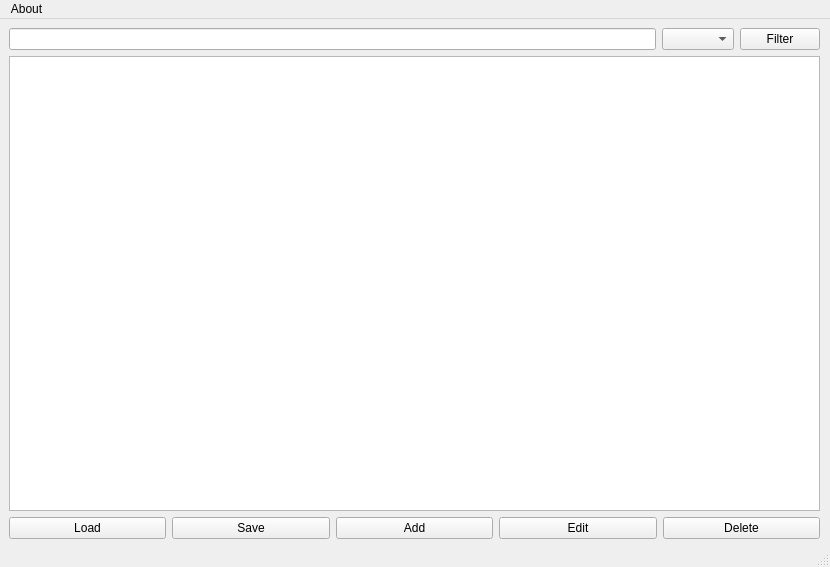
<?xml version="1.0" encoding="UTF-8"?>
<ui version="4.0">
 <class>MainWindow</class>
 <widget class="QMainWindow" name="MainWindow">
  <property name="geometry">
   <rect>
    <x>0</x>
    <y>0</y>
    <width>830</width>
    <height>567</height>
   </rect>
  </property>
  <property name="windowTitle">
   <string>MainWindow</string>
  </property>
  <widget class="QWidget" name="centralwidget">
   <widget class="QWidget" name="">
    <property name="geometry">
     <rect>
      <x>9</x>
      <y>9</y>
      <width>811</width>
      <height>511</height>
     </rect>
    </property>
    <layout class="QVBoxLayout" name="verticalLayout_3">
     <item>
      <layout class="QHBoxLayout" name="horizontalLayout_3">
       <item>
        <widget class="QLineEdit" name="txbFieldValue"/>
       </item>
       <item>
        <widget class="QComboBox" name="cmbFields"/>
       </item>
       <item>
        <widget class="QPushButton" name="btnFind">
         <property name="text">
          <string>Filter</string>
         </property>
        </widget>
       </item>
      </layout>
     </item>
     <item>
      <layout class="QVBoxLayout" name="verticalLayout_2">
       <item>
        <widget class="QTableView" name="tvData">
         <property name="editTriggers">
          <set>QAbstractItemView::AnyKeyPressed|QAbstractItemView::DoubleClicked|QAbstractItemView::EditKeyPressed</set>
         </property>
         <property name="dragEnabled">
          <bool>true</bool>
         </property>
        </widget>
       </item>
      </layout>
     </item>
     <item>
      <layout class="QHBoxLayout" name="horizontalLayout_2">
       <item>
        <widget class="QPushButton" name="btnLoad">
         <property name="text">
          <string>Load</string>
         </property>
        </widget>
       </item>
       <item>
        <widget class="QPushButton" name="btnSave">
         <property name="text">
          <string>Save</string>
         </property>
        </widget>
       </item>
       <item>
        <widget class="QPushButton" name="btnAdd">
         <property name="text">
          <string>Add</string>
         </property>
        </widget>
       </item>
       <item>
        <widget class="QPushButton" name="btnEdit">
         <property name="text">
          <string>Edit</string>
         </property>
        </widget>
       </item>
       <item>
        <widget class="QPushButton" name="btnDelete">
         <property name="text">
          <string>Delete</string>
         </property>
        </widget>
       </item>
      </layout>
     </item>
    </layout>
   </widget>
  </widget>
  <widget class="QMenuBar" name="menubar">
   <property name="geometry">
    <rect>
     <x>0</x>
     <y>0</y>
     <width>830</width>
     <height>21</height>
    </rect>
   </property>
   <widget class="QMenu" name="menuAbout">
    <property name="title">
     <string>About</string>
    </property>
    <addaction name="actionLogo"/>
   </widget>
   <addaction name="menuAbout"/>
  </widget>
  <widget class="QStatusBar" name="statusbar"/>
  <action name="actionLogo">
   <property name="text">
    <string>Logo</string>
   </property>
  </action>
 </widget>
 <resources/>
 <connections/>
</ui>
